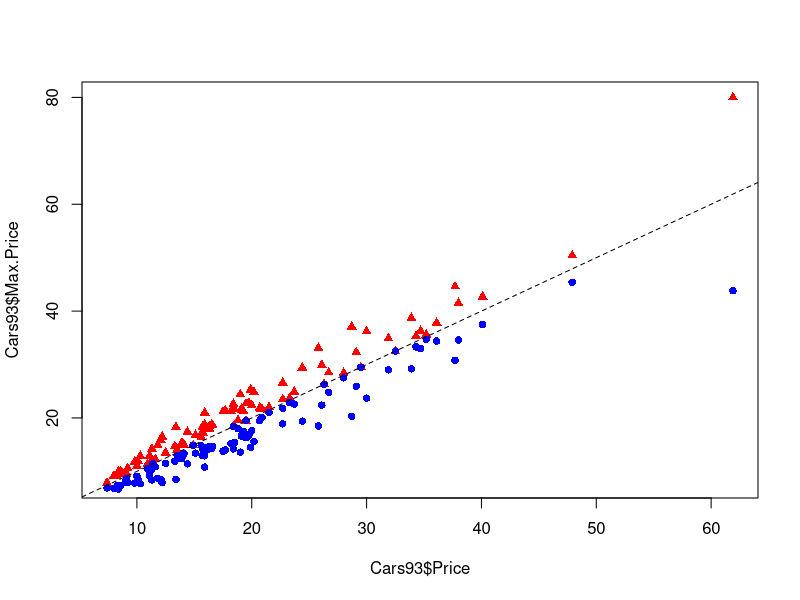
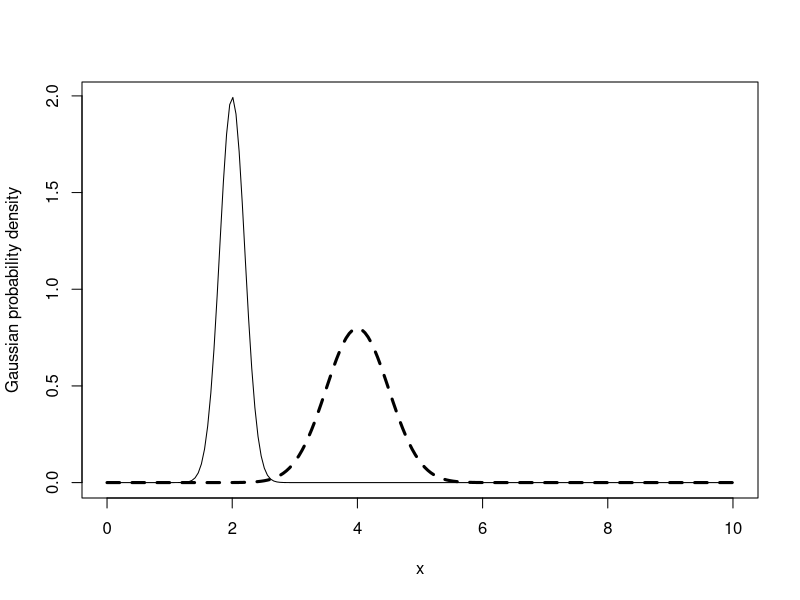
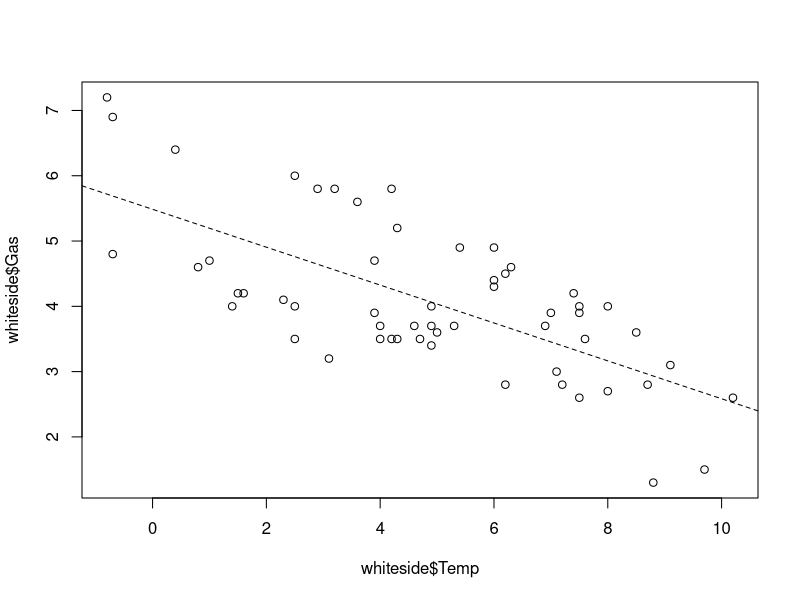

Recreate these plots in R, in order.
#### POINTS
# Load the MASS package
library(MASS)

# Plot Max.Price vs. Price as red triangles
plot(Cars93$Price, Cars93$Max.Price, pch = 17, col = "red")

# Add Min.Price vs. Price as blue circles
points(Cars93$Price, Cars93$Min.Price, pch = 16, col = "blue")

# Add an equality reference line with abline()
abline(a = 0, b = 1, lty = 2)


#### LINES
# Create the numerical vector x
x <- seq(0, 10, length = 200)

# Compute the Gaussian density for x with mean 2 and standard deviation 0.2
gauss1 <- dnorm(x, mean = 2, sd = 0.2)

# Compute the Gaussian density with mean 4 and standard deviation 0.5
gauss2 <- dnorm(x, mean = 4, sd = 0.5)

# Plot the first Gaussian density
plot(x, gauss1, type = "l", ylab = "Gaussian probability density")

# Add lines for the second Gaussian density
lines(x, gauss2, lwd = 3, lty = 2)


#### TRENDLINE FROM MODEL
# Build a linear regression model for the whiteside data
linear_model <- lm(Gas~Temp, data = whiteside)

# Create a Gas vs. Temp scatterplot from the whiteside data
plot(whiteside$Temp, whiteside$Gas)

# Use abline() to add the linear regression line
abline(linear_model, lty = 2)